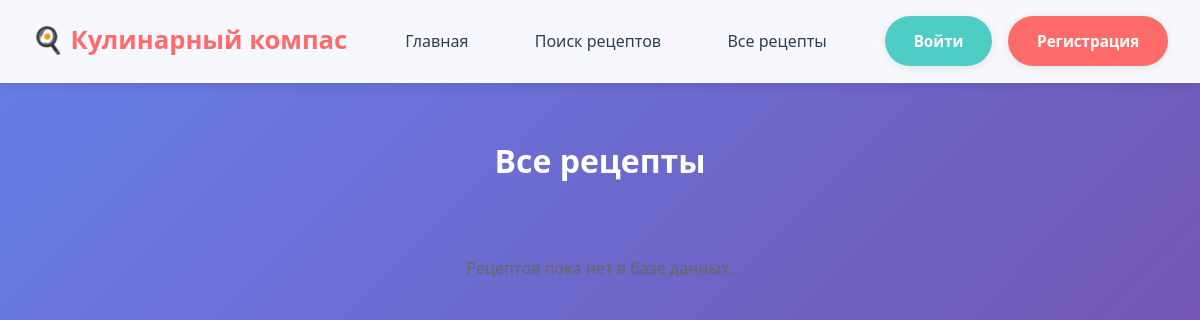
Page /recipes/ on the earlier database version.
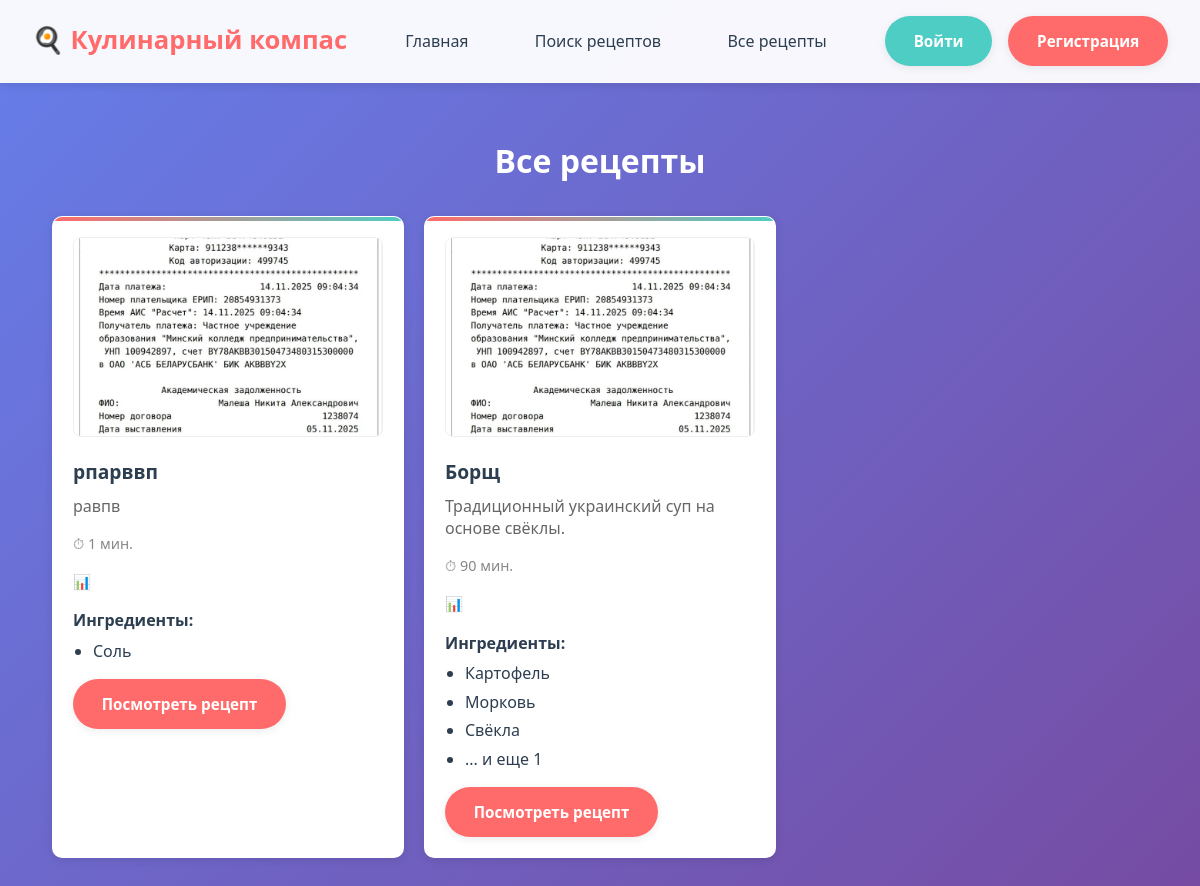
Same page on the later database version.
### recipes/models.py (models this page shows, shortened)
class Recipe(models.Model):
    title = models.CharField(max_length=200)
    ingredients = models.ManyToManyField(Ingredient)
    description = models.TextField()
    cooking_steps = models.TextField()
    cooking_time = models.PositiveIntegerField(help_text="В минутах")
    image = models.ImageField(upload_to='recipes/', blank=True, null=True)
    author = models.ForeignKey(User, on_delete=models.CASCADE)
    created_at = models.DateTimeField(auto_now_add=True)

class Ingredient(models.Model):
    name = models.CharField(max_length=100, unique=True)

### recipes/views.py (the view)
# urls.py: path('recipes/', views.all_recipes, name='all_recipes'),
def all_recipes(request):
    recipes = Recipe.objects.all().order_by('-created_at')
    return render(request, 'recipes/all_recipes.html', {'recipes': recipes})

### templates/recipes/all_recipes.html (shortened to what this page needs)
{% extends 'base.html' %}
{% load static %}
{% block extra_css %}
<link rel="stylesheet" href="{% static 'css/all_resipes.css' %}">
{% endblock %}
{% block content %}
<div class="all-recipes-container">
    <h1>Все рецепты</h1>
    {% if recipes %}
        <div class="recipes-grid">
            {% for recipe in recipes %}
            <div class="recipe-card">
                {% if recipe.image %}
                    <img src="{{ recipe.image.url }}" alt="{{ recipe.title }}" class="recipe-image">
                {% else %}
                    <div class="recipe-image-placeholder">Нет изображения</div>
                {% endif %}
                <div class="recipe-content">
                    <h3 class="recipe-title">{{ recipe.title }}</h3>
                    <p class="recipe-description">{{ recipe.description|truncatewords:20 }}</p>
                    <div class="recipe-meta">
                        <span class="cooking-time">⏱ {{ recipe.cooking_time }} мин.</span>
                        <span class="difficulty">📊 {{ recipe.get_difficulty_display }}</span>
                    </div>
                    <div class="recipe-ingredients">
                        <strong>Ингредиенты:</strong>
                        <ul>
                            {% for ingredient in recipe.ingredients.all|slice:":3" %}
                                <li>{{ ingredient.name }}</li>
                            {% endfor %}
                            {% if recipe.ingredients.count > 3 %}
                                <li>... и еще {{ recipe.ingredients.count|add:"-3" }}</li>
                            {% endif %}
                        </ul>
                    </div>
                    <a href="{% url 'recipe_detail' recipe.id %}" class="btn btn-primary">Посмотреть рецепт</a>
                </div>
            </div>
            {% endfor %}
        </div>
    {% else %}
        <div class="no-recipes">
            <p>Рецептов пока нет в базе данных.</p>
        </div>
    {% endif %}
</div>
{% endblock %}

### templates/base.html (shortened to what this page needs)
<!DOCTYPE html>
<html lang="ru">
<head>
    {% load static %}
    <link rel="stylesheet" href="{% static 'css/base.css' %}">
    <link rel="stylesheet" href="{% static 'css/forms.css' %}">
    {% block extra_css %}{% endblock %}
</head>
<body>
    <nav class="navbar">
        <div class="navbar-container">
            <a href="{% url 'home' %}" class="navbar-brand">🍳 Кулинарный компас</a>
            <ul class="navbar-nav">
                <li><a href="{% url 'home' %}">Главная</a></li>
                <li><a href="{% url 'recipe_search' %}">Поиск рецептов</a></li>
                <li><a href="{% url 'all_recipes' %}">Все рецепты</a></li>
            </ul>
            <div class="user-info">
                {% if user.is_authenticated %}
                    <span>Привет, {{ user.username }}!</span>
                    <form method="post" action="{% url 'logout' %}" style="display:inline;">
  {% csrf_token %}
  <button type="submit" class="btn btn-secondary">Выйти</button>
</form>
                {% else %}
                    <a href="{% url 'login' %}" class="btn btn-secondary">Войти</a>
                    <a href="{% url 'register' %}" class="btn">Регистрация</a>
                {% endif %}
            </div>
        </div>
    </nav>
    <div class="container">
        {% block content %}
        {% endblock %}
    </div>
</body>
</html>

### static/css/base.css (style rules this page uses)
:root { --primary-color: #ff6b6b; --primary-light: #ff8e8e; --secondary-color: #4ecdc4; --accent-color: #45b7d1; --text-dark: #2c3e50; --text-light: #7f8c8d; --bg-white: #ffffff; --bg-light: #f8f9fa; --shadow: 0 2px 10px rgba(0, 0, 0, 0.08); --shadow-hover: 0 4px 20px rgba(0, 0, 0, 0.12); --border-radius: 10px; --transition: all 0.2s ease; }
* { margin: 0; padding: 0; box-sizing: border-box; }
body { font-family: 'Segoe UI', Tahoma, Geneva, Verdana, sans-serif; line-height: 1.6; background: linear-gradient(135deg, #667eea 0%, #764ba2 100%); background-attachment: fixed; color: var(--text-dark); min-height: 100vh; }
.navbar { background: rgba(255, 255, 255, 0.95); backdrop-filter: blur(10px); border-bottom: 1px solid rgba(255, 255, 255, 0.3); padding: 1rem 2rem; position: sticky; top: 0; z-index: 1000; box-shadow: 0 2px 10px rgba(0, 0, 0, 0.1); }
.navbar-container { display: flex; justify-content: space-between; align-items: center; max-width: 1200px; margin: 0 auto; }
.navbar-brand { font-size: 1.6rem; font-weight: 700; color: var(--primary-color); text-decoration: none; display: flex; align-items: center; gap: 0.5rem; }
.navbar-nav { display: flex; list-style: none; gap: 1.5rem; align-items: center; }
.navbar-nav a { color: var(--text-dark); text-decoration: none; padding: 0.6rem 1.2rem; border-radius: 25px; transition: var(--transition); font-weight: 500; border: 2px solid transparent; }
.user-info { display: flex; align-items: center; gap: 1rem; }
.container { max-width: 1200px; margin: 2rem auto; padding: 0 2rem; }
.btn { display: inline-flex; align-items: center; gap: 0.5rem; padding: 0.8rem 1.8rem; background: var(--primary-color); color: white; text-decoration: none; border-radius: 25px; border: none; cursor: pointer; transition: var(--transition); font-weight: 600; font-size: 0.95rem; box-shadow: var(--shadow); }
.btn-secondary { background: var(--secondary-color); }
.recipe-card { background: var(--bg-white); border-radius: var(--border-radius); padding: 1.5rem; box-shadow: var(--shadow); transition: var(--transition); border: 1px solid rgba(255, 255, 255, 0.3); position: relative; overflow: hidden; }
.recipe-card::before { content: ''; position: absolute; top: 0; left: 0; right: 0; height: 4px; background: linear-gradient(90deg, var(--primary-color), var(--secondary-color)); }
.recipe-image { width: 100%; height: 200px; object-fit: cover; border-radius: 8px; margin-bottom: 1rem; border: 1px solid #eee; }
.recipe-title { font-size: 1.3rem; font-weight: 600; margin-bottom: 0.8rem; color: var(--text-dark); line-height: 1.3; }
.recipe-meta { color: var(--text-light); font-size: 0.9rem; margin-bottom: 1rem; display: flex; flex-direction: column; gap: 0.4rem; }

### static/css/all_resipes.css (style rules this page uses)
.all-recipes-container { max-width: 1200px; margin: 0 auto; padding: 20px; }
.all-recipes-container h1 { text-align: center; margin-bottom: 30px; color: #ffffff; }
.recipes-grid { display: grid; grid-template-columns: repeat(auto-fill, minmax(300px, 1fr)); gap: 20px; margin-top: 20px; }
.recipe-card { background: white; border-radius: 10px; padding: 20px; box-shadow: 0 2px 10px rgba(0,0,0,0.1); transition: transform 0.3s ease; }
.recipe-image { width: 100%; height: 200px; object-fit: cover; border-radius: 8px; margin-bottom: 15px; }
.recipe-title { margin-bottom: 10px; font-size: 1.2em; }
.recipe-description { color: #666; margin-bottom: 15px; line-height: 1.4; }
.recipe-meta { display: flex; gap: 15px; margin-bottom: 15px; font-size: 0.9em; color: #888; }
.recipe-ingredients { margin-bottom: 15px; }
.recipe-ingredients ul { margin: 5px 0; padding-left: 20px; }
.recipe-ingredients li { margin-bottom: 3px; }

Differences in the rows shown:
added Recipe: image (picture), title "рпарввп", description "равпв", cooking_time "1"
added Ingredient: name "Соль", shown under "рпарввп"
added Recipe: image (picture), title "Борщ", description "Традиционный украинский суп на основе свёклы.", cooking_time "90", ingredients.count|add "1"
added Ingredient: name "Картофель", shown under "Борщ"
added Ingredient: name "Морковь", shown under "Борщ"
added Ingredient: name "Свёкла", shown under "Борщ"
